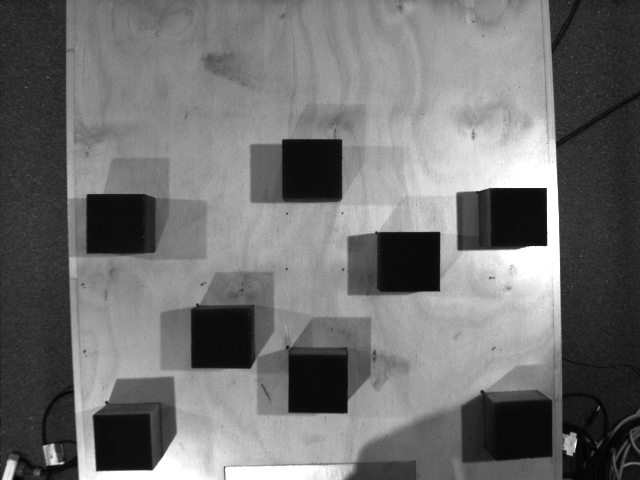
%> input picture Assignment 2/code/Q6/tt1.png, 640 x 480 px
$ octave --eval "result = find_centroids_orientation_grey(imread('../Q6/tt1.png'));"   (GNU Octave 9; MATLAB toolbox functions it lacks are replaced by stand-ins)
%> lines starting %> are read from the running program, lines starting %| are printed output that depends on the picture; in (x1, y1, x2, y2) boxes, pixels count from 0 and x2, y2 are one past the last pixel; in counts of white or black regions, pixels touching at a corner belong together; the program's own positions count from 1
### Assignment 2/code/A2Q6_final/p_dist_q6.m
function [pDist] = p_dist_q6(B1,B2,u,v)

LP1=[B1(1,1),B1(1,2)];
LP2=[B2(1,1),B2(1,2)];

D=sqrt((LP2(1)-LP1(1))^2+(LP2(2)-LP1(2))^2);

r=(u*(LP1(2)-LP2(2))+v*(LP2(1)-LP1(1))+LP2(2)*LP1(1)-LP1(2)*LP2(1));

pDist=r/D;


end

### Assignment 2/code/A2Q6_final/find_centroids_orientation_grey.m
function [CentroidsX, CentroidsY, OrientationAngle] = find_centroids_orientation_grey(I)

% I=imread('tt1.png'); % read image

I2=imcrop(I,[68.5 4.5 491 472]); %isolate the workingspace
I3=double(I2)/255;  %convert to double
I4=adapthisteq(I3); %enhance contrast using adaptive histogram equalization
I5=I4<0.10;%0.1 %0.11 % find boxes using a threshold

C1=bwareaopen(I5,1000); %remove objects less than 1000 pixels/ Remove unnessosary regions
se=strel('square',15);  %create a structuring element of size 15 square
C2=imclose(C1,se); %morphologicaly close image
C4=imfill(C2,'holes'); %fill holes

s=regionprops(C4,'centroid'); %find centroids of regions
centroids=cat(1,s.Centroid); %make a array using centroids in the structured array
imshow(C4)
hold on
plot(centroids(:,1),centroids(:,2),'b*') %plot centorids with boxes

%Assigns numbers to each centroid
numbers = 1:length(centroids);
strValues = strtrim(cellstr(num2str(numbers(:),'(%d)')));
text(centroids(:,1),centroids(:,2),strValues,'VerticalAlignment','bottom');

%GetOrientation
TL = 1;
TR = 2;
RT = 3;
RB = 4;
BR = 5;
BL = 6;
LB = 7;
LT = 8;

p = regionprops(C4, 'Extrema');

hold on


% boxPixelWidth = 80*(540/792.8691);
for i = 1:length(p)

%     TR to LT  -    Best so far
    sides1 = p(i).Extrema(TR,:) - p(i).Extrema(LT,:); % Returns the sides of the square triangle that completes the two chosen extrema:
    plot(p(i).Extrema(LT,1),p(i).Extrema(LT,2),'bx','MarkerSize',20);
    plot(p(i).Extrema(TR,1),p(i).Extrema(TR,2),'bx','MarkerSize',20);
%     length(i) = sqrt( (p(i).Extrema(TR,1) - p(i).Extrema(LT,1))^2 + (p(i).Extrema(TR,2) - p(i).Extrema(LT,2))^2);

    OrAn1(i) = rad2deg(atan(-sides1(2)/sides1(1)));  % Note the 'minus' sign compensates for the inverted y-values in image coordinates

end

hold off

x1=centroids(:,1);
y1=centroids(:,2);

%find fiducial box_1 (-270,220)

for i=1:length(x1)
    if ((x1(i)< 60 & x1(i)>50)& (y1(i)<442 & y1(i)>432 ))
        B1=[x1(i),y1(i)];
    end
end


OrAn1(B1(1,1)==x1)=[];
x1(B1(1,1)==x1)=[]; %remove cordinates of fiducial boxes
y1(B1(1,2)==y1)=[];

%find fiducial box_2 (270,220)
for i=1:length(x1)
    if ((x1(i)< 459 & x1(i)>249)& (y1(i)<431 & y1(i)>421 ))
        B2=[x1(i),y1(i)];
    end
end


OrAn1(B2(1,1)==x1)=[];
x1(B2(1,1)==x1)=[];
y1(B2(1,2)==y1)=[];

%find fiducial box_3 (-270,523)
for i=1:length(x1)
    if ((x1(i)< 53 & x1(i)>43)& (y1(i)<223 & y1(i)>213 ))
        B3=[x1(i),y1(i)];
    end
end

OrAn1(B3(1,1)==x1)=[];
x1(B3(1,1)==x1)=[];
y1(B3(1,2)==y1)=[];

%When only fiducial boxes present
TF=isempty(x1);
if TF==1
    warning('No objects detected other than fiducial boxes')
end

Yr=abs(p_dist_q6(B1,B2,x1,y1)); %distance from line going along centroids of box1 & box 2 (reference)
Xr=p_dist_q6(B1,B3,x1,y1);  %distance from line going along centroids of box1 & box 3 (reference)

%find the reference point according to the world cordinates
    %X 792.8691 = 540 real , %Y 433.3300 = 303 real
Yreal=((Yr*303)/219.3306)+220;    %REAL Y CORDINATE
Xreal=((Xr*540)/399.4796)-270;    %REAL x CORDINATE

CentroidsX = Xreal;
CentroidsY = Yreal;
OrientationAngle = OrAn1;

end
% [10 lines of commented-out code are left out]
%> in find_centroids_orientation_grey, `I2=imcrop(I,[68.5 4.5 491 472]);`:
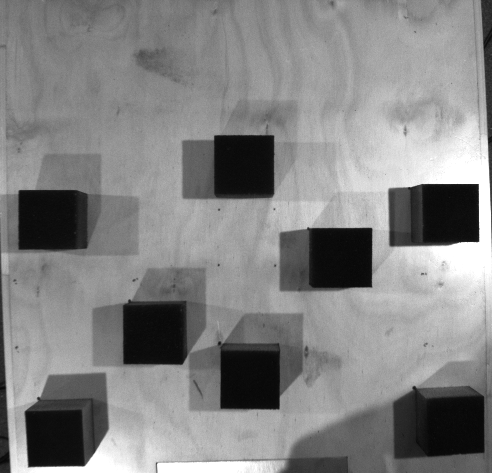
%> I2: size 473x492 uint8; min 6, max 255, mean 131.6
%> in find_centroids_orientation_grey, `I4=adapthisteq(I3);`:
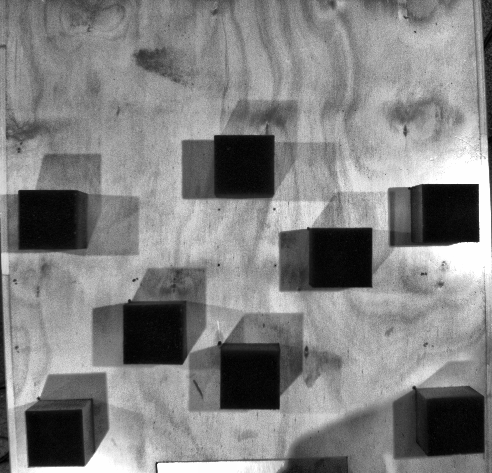
%> I4: size 473x492 double; min 0, max 1, mean 0.512
%> in find_centroids_orientation_grey, `I5=I4<0.10;`:
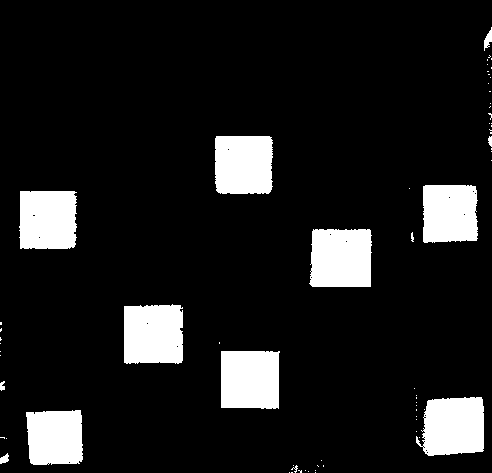
%> I5: size 473x492 logical; 11.3% white; 67 white regions (53 under 20 px), largest, box (x1, y1, x2, y2) and area: (309, 229, 372, 287) 3442, (124, 304, 183, 364) 3375, (416, 397, 484, 456) 3327
%> in find_centroids_orientation_grey, `C1=bwareaopen(I5,1000);`:
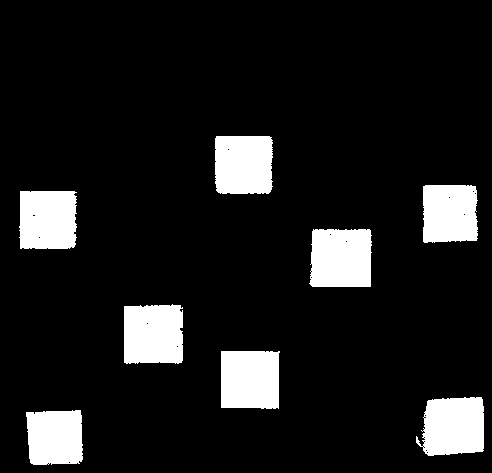
%> C1: size 473x492 logical; 11.1% white; 8 white regions, largest, box (x1, y1, x2, y2) and area: (309, 229, 372, 287) 3442, (124, 304, 183, 364) 3375, (416, 397, 484, 456) 3327
%> in find_centroids_orientation_grey, `C2=imclose(C1,se);`:
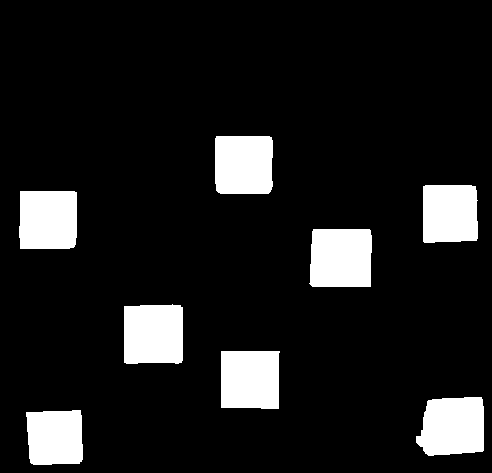
%> C2: size 473x492 logical; 11.3% white; 8 white regions, largest, box (x1, y1, x2, y2) and area: (309, 229, 372, 287) 3501, (416, 397, 484, 456) 3421, (124, 304, 183, 364) 3417
%> in find_centroids_orientation_grey, `s=regionprops(C4,'centroid');`: s = 8 regions; Centroid: [48.7 220.4], [55.7 438], [154 334.8], [244.3 165.3], [250.6 380.1], [341.6 258.6], [453.5 427.2], [450.4 214.1]
%> in find_centroids_orientation_grey, `centroids=cat(1,s.Centroid);`: centroids = [48.71 220.4; 55.65 438; 154 334.8; 244.3 165.3; 250.6 380.1; 341.6 258.6; 453.5 427.2; 450.4 214.1]
%> in find_centroids_orientation_grey, `numbers = 1:length(centroids);`: numbers = [1 2 3 4 5 6 7 8]
%> in find_centroids_orientation_grey, `strValues = strtrim(cellstr(num2str(numbers(:),'(%d)')));`: strValues = {'(1)', '(2)', '(3)', '(4)', '(5)', '(6)', '(7)', '(8)'}
%> in find_centroids_orientation_grey, `p = regionprops(C4, 'Extrema');`: p = 8 items
%> the loop in find_centroids_orientation_grey, `for i = 1:length(p)` made 8 passes
%> sides1 on passes 1 to 8: [56 -35], [55 -2], [49 -2], [55 -2], [59 0], [61 -54], [66 -39], [49 -1]
%> after the loop in find_centroids_orientation_grey, `for i = 1:length(p)`: OrAn1 = [32.01 2.08 2.34 2.08 0 41.52 30.58 1.17]
%> in find_centroids_orientation_grey, `x1=centroids(:,1);`: x1 = [48.71; 55.65; 154; 244.3; 250.6; 341.6; 453.5; 450.4]
%> in find_centroids_orientation_grey, `y1=centroids(:,2);`: y1 = [220.4; 438; 334.8; 165.3; 380.1; 258.6; 427.2; 214.1]
%> the loop in find_centroids_orientation_grey, `for i=1:length(x1)` made 8 passes
%> B1 on pass 2: [55.65 438]
%> the loop in find_centroids_orientation_grey, `for i=1:length(x1)` made 7 passes
%> the loop in find_centroids_orientation_grey, `for i=1:length(x1)` made 6 passes
%> B3 on pass 1: [48.71 220.4]
%> in find_centroids_orientation_grey, `TF=isempty(x1);`: TF = false
%> in p_dist_q6, `LP1=[B1(1,1),B1(1,2)];`: LP1 = [55.65 438]
%> in p_dist_q6, `LP2=[B2(1,1),B2(1,2)];`: LP2 = [453.5 427.2]
%> in p_dist_q6, `D=sqrt((LP2(1)-LP1(1))^2+(LP2(2)-LP1(2))^2);`: D = 398
%> in p_dist_q6, `r=(u*(LP1(2)-LP2(2))+v*(LP2(1)-LP1(1))+LP2(2)*LP1(1)-LP1(2)*LP2(1));`: r = [-40004.2; -106463.1; -20910.1; -68267.2; -84793.1]
%> in p_dist_q6, `pDist=r/D;`: pDist = [-100.5; -267.5; -52.53; -171.5; -213]
%> in find_centroids_orientation_grey, `Yr=abs(p_dist_q6(B1,B2,x1,y1));`: Yr = [100.5; 267.5; 52.53; 171.5; 213]
%> in find_centroids_orientation_grey, `Xr=p_dist_q6(B1,B3,x1,y1);`: Xr = [101.6; 197.2; 196.7; 291.5; 401.7]
%> in find_centroids_orientation_grey, `Yreal=((Yr*303)/219.3306)+220;`: Yreal = [358.8; 589.5; 292.6; 456.9; 514.3]
%> in find_centroids_orientation_grey, `Xreal=((Xr*540)/399.4796)-270;`: Xreal = [-132.7; -3.37; -4.08; 124.1; 273]
%> in find_centroids_orientation_grey, `CentroidsY = Yreal;`: CentroidsY = [358.8; 589.5; 292.6; 456.9; 514.3]
%> in find_centroids_orientation_grey, `OrientationAngle = OrAn1;`: OrientationAngle = [2.34 2.08 0 41.52 1.17]
%> `result = find_centroids_orientation_grey(imread('../Q6/tt1.png'));`:
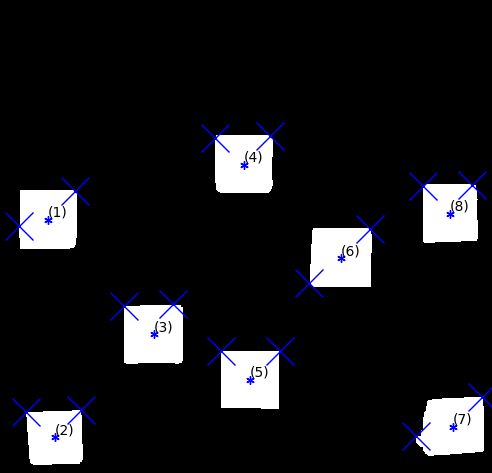
%> figure redrawn from the program's plot data
%> `result = find_centroids_orientation_grey(imread('../Q6/tt1.png'));`: result = [-132.7; -3.37; -4.08; 124.1; 273]
